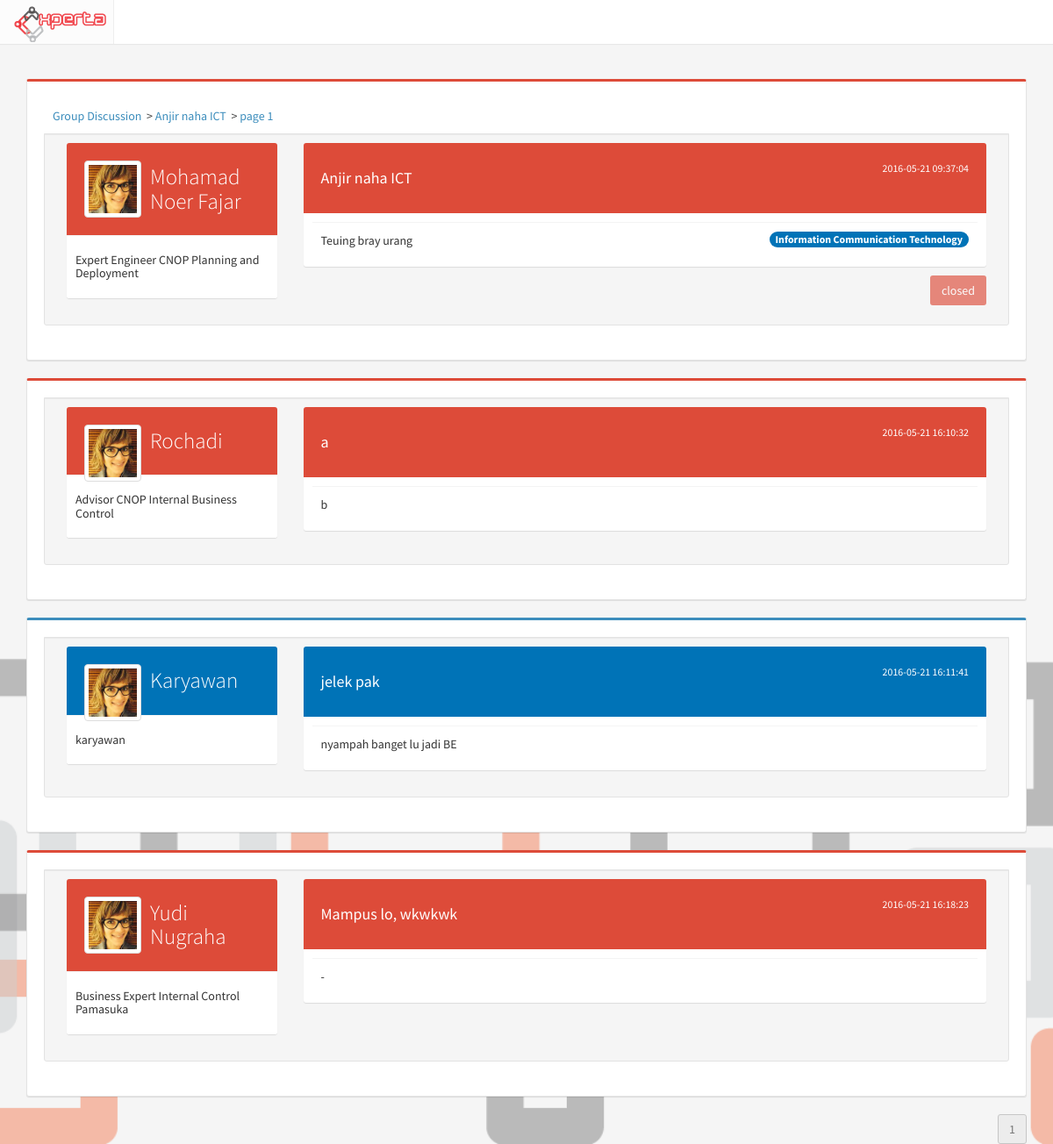
The page /discussion/view_discussion/4 on the database its author committed.
### tables this page shows
CREATE TABLE `discussion` (
  `id_discussion` int(11) NOT NULL,
  `id_scope` int(11) NOT NULL,
  `id_user` int(11) NOT NULL,
  `id_step` int(11) NOT NULL,
  `title` varchar(200) NOT NULL,
  `content` text NOT NULL,
  `summary` text NOT NULL,
  `created_at` timestamp NOT NULL DEFAULT CURRENT_TIMESTAMP,
  `updated_at` timestamp NOT NULL DEFAULT CURRENT_TIMESTAMP ON UPDATE CURRENT_TIMESTAMP,
  `status` int(11) NOT NULL,
  `views` int(11) NOT NULL DEFAULT '0'
);

CREATE TABLE `profile` (
  `id_profile` int(11) NOT NULL,
  `NIK` varchar(50) NOT NULL,
  `id_user` int(11) NOT NULL,
  `fullname` varchar(255) NOT NULL,
  `birthdate` date DEFAULT NULL,
  `gender` enum('M','F') DEFAULT NULL,
  `id_expert` int(11) DEFAULT NULL,
  `pic` varchar(500) DEFAULT 'default.jpeg',
  `updated_at` timestamp NOT NULL DEFAULT CURRENT_TIMESTAMP ON UPDATE CURRENT_TIMESTAMP,
  `login` int(11) NOT NULL DEFAULT '0'
);

CREATE TABLE `expert` (
  `id_expert` int(11) NOT NULL,
  `id_directorate` int(11) NOT NULL,
  `expert_name` varchar(100) NOT NULL
);

CREATE TABLE `scope` (
  `id_scope` int(11) NOT NULL,
  `scope_name` varchar(50) NOT NULL
);

CREATE TABLE `discussion_comment` (
  `id_comment` int(11) NOT NULL,
  `id_discussion` int(11) NOT NULL,
  `id_user` int(11) NOT NULL,
  `title` text NOT NULL,
  `content` text NOT NULL,
  `created_at` timestamp NOT NULL DEFAULT CURRENT_TIMESTAMP,
  `updated_at` timestamp NOT NULL DEFAULT CURRENT_TIMESTAMP ON UPDATE CURRENT_TIMESTAMP
);

### index.php (called while the page is built, shortened)
<?php
require_once BASEPATH.'core/CodeIgniter.php';

### application/models/Discussion_model.php (called while the page is built, shortened)
<?php
class Discussion_model extends CI_Model
{
	function disc_get_thread($id){
		return $this->db->query("SELECT title, discussion.status, discussion.summary, id_discussion, scope_name, content, user.id_user, discussion.created_at, discussion.updated_at, fullname, expert_name
				FROM discussion, user, profile, expert, scope
				WHERE discussion.id_user = user.id_user
					AND id_discussion = '$id'
					AND discussion.id_scope = scope.id_scope
					AND user.id_user = profile.id_user
					AND profile.id_expert = expert.id_expert
				")->result();
	}
	function get_disc_comment($id, $page=0){
			$page = ($page * 20);
			$hasil['data'] = $this->db->query("SELECT fullname, user.id_user, title, content, expert_name, level_name, created_at
				FROM discussion_comment, user, profile, level, expert
				WHERE id_discussion = '$id'
					AND discussion_comment.id_user = user.id_user
					AND user.id_user = profile.id_user
					AND user.id_level = level.id_level
					AND profile.id_expert = expert.id_expert
				ORDER BY id_discussion ASC
				LIMIT $page, 20
				")->result();
			$hasil['count'] = $this->db->query("SELECT COUNT(*) as count FROM discussion_comment WHERE id_discussion = '$id' ")->result();
			return $hasil;
		}
}

### application/helpers/utama_helper.php (called while the page is built, shortened)
<?php
function switchstatus($status){
	switch ($status) {
		case 0:
			$ret['title'] = 'closed';
			$ret['class'] = 'bg-red';
			break;
	}
	return $ret;
}

### application/views/discussion/discussion_view.php (the view, shortened to what this page needs)
<?php include 'application/views/header.php' ?>
	<link rel="stylesheet" type="text/css" href="<?= base_url('assets/css/bootstrap3-wysihtml5.min.css') ?>">
	<div class="container">
	<div class="row">
	<div class="col-md-12 isi">
	<div class="col-md-12 box box-danger well">
		<div class="box-header">
		<?php $i=0; foreach ($tree as $tangkal): ?>
			<?php if ($i): ?>
				<?php echo '> ' ?>
			<?php endif ?>
			<a href="<?php echo $tangkal['url'] ?>"><?php echo $tangkal['title'] ?></a>&nbsp;
		<?php $i++; endforeach ?>
		</div>
		<div class="box-body well">
			<div class="col-md-3">
				<div class="box box-widget widget-user-2">
                <div class="widget-user-header bg-red">
                  <div class="widget-user-image">
                    <img class="img-thumbnail" width="20" height="20" src="http://localhost/adminlte/dist/img/user7-128x128.jpg" alt="user image">
                  </div>
                  <h4 class="widget-user-username">
                  	<a class="clearlink" href="<?php echo site_url('account/user/'.$thread[0]->id_user)  ?>">
                  		<?php echo $thread[0]->fullname; ?>
                  	</a>
                  </h4>
                </div>
                <div class="box-footer">
                  <h5><?= $thread[0]->expert_name; ?></h5>
                </div>
              </div>
			</div>
			<div class="col-md-9">
				<div class="box box-widget widget-user-2">
					<div class="widget-user-header bg-red">
							<small class="pull-right"><?= $thread[0]->created_at; ?></small>
							<h4><?= $thread[0]->title; ?></h4>
					</div>
					<div class="box-footer content-forum">
					<span class="badge bg-blue pull-right"><?php echo $thread[0]->scope_name ?></span>
						<?= $thread[0]->content; ?>
					</div>
					<?php if ($thread[0]->status != 2): ?>
						<?php
							$status = switchstatus($thread[0]->status);
		                    $kelas = $status['class'];
		                    $judul = $status['title'];
						?>
						<a class="btn disabled <?php echo $kelas ?> pull-right" >
							<?php echo $judul ?>
						</a>
					<?php endif ?>
				</div>
			</div>
		</div>
	</div>
<?php foreach ($comment as $komentar ): ?>
<?php
	$kelas = ($komentar->level_name == 'be') ? 'bg-red' : 'bg-blue' ;
	$box = ($komentar->level_name == 'be') ? 'box-danger' : 'box-primary' ;
 ?>
<div class="col-md-12 box <?php echo $box ?> well">
		<div class="box-body well">
			<div class="col-md-3">
				<div class="box box-widget widget-user-2">
                <div class="widget-user-header <?php echo $kelas ?>">
                  <div class="widget-user-image">
                    <img class="img-thumbnail" width="20" height="20" src="http://localhost/adminlte/dist/img/user7-128x128.jpg" alt="user image">
                  </div>
                  <h4 class="widget-user-username">
                  	<a class="clearlink" href="<?php echo site_url('account/user/'.$komentar->id_user)  ?>">
                  		<?php echo $komentar->fullname ?>
                  	</a>
                  </h4>
                </div>
                <div class="box-footer">
                  <h5><?php echo $komentar->expert_name ?></h5>
                </div>
              </div>
			</div>
			<div class="col-md-9">
				<div class="box box-widget widget-user-2">
					<div class="widget-user-header <?php echo $kelas ?>">
							<small class="pull-right"><?php echo $komentar->created_at ?></small>
							<h4><?php echo $komentar->title ?></h4>
					</div>
					<div class="box-footer content-forum">
						<?php echo $komentar->content ?>
					</div>
				</div>
			</div>
		</div>
	</div>
<?php endforeach ?>
<div class="btn-group pull-right">
	<?php echo $page ?>
</div>
	</div>

### assets/css/main.css (style rules this page uses)
body { background-color: #ecf0f5; margin-top: 50px; }
.full { background: url('../img/backimg.png') no-repeat center center fixed; -webkit-background-size: cover; -moz-background-size: cover; background-size: cover; -o-background-size: cover; }
.isi { margin-top: 40px; }
.clearlink { color: #fff; }
.content-forum { margin: 10px; text-align: justify; }

### rows shown on the page
discussion: profile.fullname "Mohamad Noer Fajar", expert.expert_name "Expert Engineer CNOP Planning and Deployment", created_at "2016-05-21 09:37:04", title "Anjir naha ICT", id_scope.scope_name "Information Communication Technology", content "Teuing bray urang", status "closed"
discussion_comment: profile.fullname "Rochadi", expert.expert_name "Advisor CNOP Internal Business Control", created_at "2016-05-21 16:10:32", title "a", content "b"
discussion_comment: profile.fullname "Karyawan", expert.expert_name "karyawan", created_at "2016-05-21 16:11:41", title "jelek pak", content "nyampah banget lu jadi BE"
discussion_comment: profile.fullname "Yudi Nugraha", expert.expert_name "Business Expert Internal Control Pamasuka", created_at "2016-05-21 16:18:23", title "Mampus lo, wkwkwk", content "-"

### other values the page prints
$tangkal['title'] "Group Discussion"
$tangkal['title'] "Anjir naha ICT"
$tangkal['title'] "page 1"
